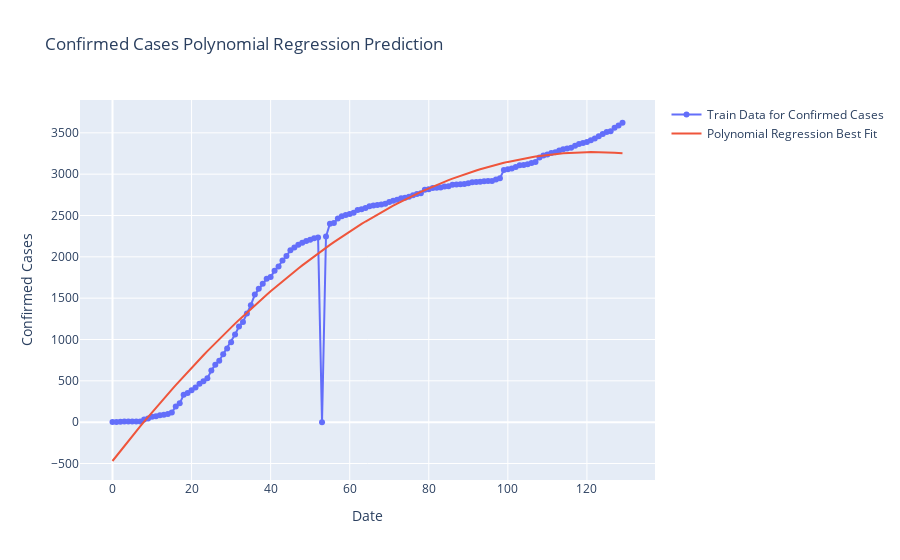

Here is the notebook cell this chart was saved with:
### Code cell
#. Plot:

comp_data=poly.fit_transform(np.array(df_covid19_exp["Days since 22.01.2020"]).reshape(-1,1))

plt.figure(figsize=(11,6))

predictions_poly=linreg.predict(comp_data)

fig=go.Figure()
fig.add_trace(go.Scatter(x=df_covid19_exp.index, y=df_covid19_exp["Confirmed_Total_cases"],
                    mode='lines+markers',name="Train Data for Confirmed Cases"))
fig.add_trace(go.Scatter(x=df_covid19_exp.index, y=predictions_poly,
                    mode='lines',name="Polynomial Regression Best Fit")
             )
fig.update_layout(title="Confirmed Cases Polynomial Regression Prediction",
                 xaxis_title="Date",yaxis_title="Confirmed Cases"
                 )
fig.show()

### Figure 1 — Plotly figure (JSON) as saved in the notebook; plotly's stock layout.template omitted (floating-point values rounded to 4 significant figures; data arrays with more than 128 entries replaced by an {"elided": "..."} marker saying what was removed)
{"data": [{"mode": "lines+markers", "name": "Train Data for Confirmed Cases", "type": "scatter", "x": {"elided": "130 int values"}, "y": {"elided": "130 int values"}}, {"mode": "lines", "name": "Polynomial Regression Best Fit", "type": "scatter", "x": {"elided": "130 int values"}, "y": {"elided": "130 float values"}}], "layout": {"title": {"text": "Confirmed Cases Polynomial Regression Prediction"}, "xaxis": {"title": {"text": "Date"}}, "yaxis": {"title": {"text": "Confirmed Cases"}}}}
